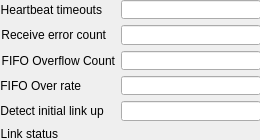
<?xml version="1.0" encoding="UTF-8"?>
<ui version="4.0">
 <class>Form</class>
 <widget class="QWidget" name="Form">
  <property name="geometry">
   <rect>
    <x>0</x>
    <y>0</y>
    <width>260</width>
    <height>140</height>
   </rect>
  </property>
  <property name="windowTitle">
   <string>Form</string>
  </property>
  <widget class="QWidget" name="formLayoutWidget">
   <property name="geometry">
    <rect>
     <x>0</x>
     <y>0</y>
     <width>261</width>
     <height>141</height>
    </rect>
   </property>
   <layout class="QFormLayout" name="formLayout">
    <property name="fieldGrowthPolicy">
     <enum>QFormLayout::AllNonFixedFieldsGrow</enum>
    </property>
    <item row="0" column="0">
     <widget class="QLabel" name="label_16">
      <property name="text">
       <string>Heartbeat timeouts</string>
      </property>
      <property name="alignment">
       <set>Qt::AlignRight|Qt::AlignTrailing|Qt::AlignVCenter</set>
      </property>
     </widget>
    </item>
    <item row="0" column="1">
     <widget class="caLineEdit" name="calineedit_6">
      <property name="toolTip">
       <string>Number of times the hardware heartbeat timer has expired. This indicates that the EVG is not sending event code 122.</string>
      </property>
      <property name="channel" stdset="0">
       <string notr="true">$(EVR):Cnt-LinkTimo-I</string>
      </property>
     </widget>
    </item>
    <item row="1" column="0">
     <widget class="QLabel" name="label_18">
      <property name="text">
       <string>Receive error count</string>
      </property>
      <property name="alignment">
       <set>Qt::AlignRight|Qt::AlignTrailing|Qt::AlignVCenter</set>
      </property>
     </widget>
    </item>
    <item row="1" column="1">
     <widget class="caLineEdit" name="calineedit_7">
      <property name="channel" stdset="0">
       <string notr="true">$(EVR):Cnt-RxErr-I</string>
      </property>
     </widget>
    </item>
    <item row="2" column="0">
     <widget class="QLabel" name="label_19">
      <property name="text">
       <string>FIFO Overflow Count</string>
      </property>
      <property name="alignment">
       <set>Qt::AlignRight|Qt::AlignTrailing|Qt::AlignVCenter</set>
      </property>
     </widget>
    </item>
    <item row="2" column="1">
     <widget class="caLineEdit" name="calineedit_8">
      <property name="toolTip">
       <string>The number of hardware event buffer overflows.</string>
      </property>
      <property name="channel" stdset="0">
       <string notr="true">$(EVR):Cnt-HwOflw-I</string>
      </property>
     </widget>
    </item>
    <item row="3" column="0">
     <widget class="QLabel" name="label_20">
      <property name="text">
       <string>FIFO Over rate</string>
      </property>
      <property name="alignment">
       <set>Qt::AlignRight|Qt::AlignTrailing|Qt::AlignVCenter</set>
      </property>
     </widget>
    </item>
    <item row="3" column="1">
     <widget class="caLineEdit" name="calineedit_9">
      <property name="toolTip">
       <string>Overflows in all of the per-event software buffers. This indicates that the period between successive events is shorter then the runtime of the code that it causes.</string>
      </property>
      <property name="channel" stdset="0">
       <string notr="true">$(EVR):Cnt-SwOflw-I</string>
      </property>
     </widget>
    </item>
    <item row="4" column="0">
     <widget class="QLabel" name="label_21">
      <property name="text">
       <string>Detect initial link up </string>
      </property>
      <property name="alignment">
       <set>Qt::AlignRight|Qt::AlignTrailing|Qt::AlignVCenter</set>
      </property>
      <property name="wordWrap">
       <bool>true</bool>
      </property>
     </widget>
    </item>
    <item row="4" column="1">
     <widget class="caLineEdit" name="calineedit_10">
      <property name="channel" stdset="0">
       <string notr="true">$(EVR):Link-Init-FO_</string>
      </property>
     </widget>
    </item>
    <item row="5" column="0">
     <widget class="QLabel" name="label_17">
      <property name="text">
       <string>Link status</string>
      </property>
      <property name="alignment">
       <set>Qt::AlignRight|Qt::AlignTrailing|Qt::AlignVCenter</set>
      </property>
     </widget>
    </item>
   </layout>
  </widget>
  <widget class="caLed" name="caled">
   <property name="geometry">
    <rect>
     <x>140</x>
     <y>115</y>
     <width>20</width>
     <height>20</height>
    </rect>
   </property>
   <property name="rectangular">
    <bool>false</bool>
   </property>
   <property name="channel" stdset="0">
    <string notr="true">$(EVR):Link-Sts</string>
   </property>
   <property name="falseColor">
    <color>
     <red>255</red>
     <green>0</green>
     <blue>0</blue>
    </color>
   </property>
   <property name="trueColor">
    <color>
     <red>0</red>
     <green>205</green>
     <blue>0</blue>
    </color>
   </property>
   <property name="undefinedColor">
    <color>
     <red>255</red>
     <green>255</green>
     <blue>255</blue>
    </color>
   </property>
  </widget>
 </widget>
 <customwidgets>
  <customwidget>
   <class>caLed</class>
   <extends>QWidget</extends>
   <header>caLed</header>
  </customwidget>
  <customwidget>
   <class>caLineEdit</class>
   <extends>QLineEdit</extends>
   <header>caLineEdit</header>
  </customwidget>
 </customwidgets>
 <resources/>
 <connections/>
</ui>
